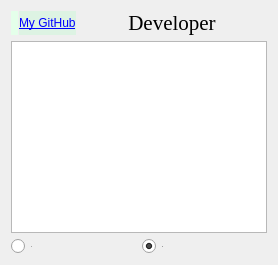
             <widget class="QWidget" name="page_developer">
              <layout class="QVBoxLayout" name="verticalLayout_15">
               <item>
                <layout class="QHBoxLayout" name="horizontalLayout_9" stretch="0,0,3">
                 <property name="spacing">
                  <number>1</number>
                 </property>
                 <item>
                  <widget class="QLabel" name="label_github_icon">
                   <property name="styleSheet">
                    <string notr="true">background-color: rgb(228, 255, 234);
border-radius: 5px;</string>
                   </property>
                   <property name="text">
                    <string/>
                   </property>
                   <property name="pixmap">
                    <pixmap resource="icons.qrc">:/feather/github.svg</pixmap>
                   </property>
                  </widget>
                 </item>
                 <item>
                  <widget class="QLabel" name="label_my_github">
                   <property name="styleSheet">
                    <string notr="true">background-color: rgba(162, 255, 189, 60);</string>
                   </property>
                   <property name="text">
                    <string>&lt;html&gt;&lt;head/&gt;&lt;body&gt;&lt;p&gt;&lt;a href=&quot;https://github.com/IvanGaideek/&quot;&gt;&lt;span style=&quot; text-decoration: underline; color:#0000ff;&quot;&gt;My GitHub&lt;/span&gt;&lt;/a&gt;&lt;/p&gt;&lt;/body&gt;&lt;/html&gt;</string>
                   </property>
                   <property name="openExternalLinks">
                    <bool>false</bool>
                   </property>
                  </widget>
                 </item>
                 <item>
                  <widget class="QLabel" name="label_developer">
                   <property name="font">
                    <font>
                     <family>Times New Roman</family>
                     <pointsize>16</pointsize>
                    </font>
                   </property>
                   <property name="text">
                    <string>Developer</string>
                   </property>
                   <property name="alignment">
                    <set>Qt::AlignCenter</set>
                   </property>
                  </widget>
                 </item>
                </layout>
               </item>
               <item>
                <widget class="QPlainTextEdit" name="plainTextEdit_developer">
                 <property name="font">
                  <font>
                   <pointsize>14</pointsize>
                  </font>
                 </property>
                 <property name="readOnly">
                  <bool>true</bool>
                 </property>
                 <property name="plainText">
                  <string/>
                 </property>
                </widget>
               </item>
               <item>
                <layout class="QHBoxLayout" name="horizontalLayout_10">
                 <item>
                  <widget class="QRadioButton" name="radbut_ru2">
                   <property name="font">
                    <font>
                     <pointsize>-1</pointsize>
                    </font>
                   </property>
                   <property name="text">
                    <string>ru</string>
                   </property>
                  </widget>
                 </item>
                 <item>
                  <widget class="QRadioButton" name="radbut_en2">
                   <property name="font">
                    <font>
                     <pointsize>-1</pointsize>
                    </font>
                   </property>
                   <property name="text">
                    <string>en</string>
                   </property>
                   <property name="checked">
                    <bool>true</bool>
                   </property>
                  </widget>
                 </item>
                </layout>
               </item>
              </layout>
             </widget>
